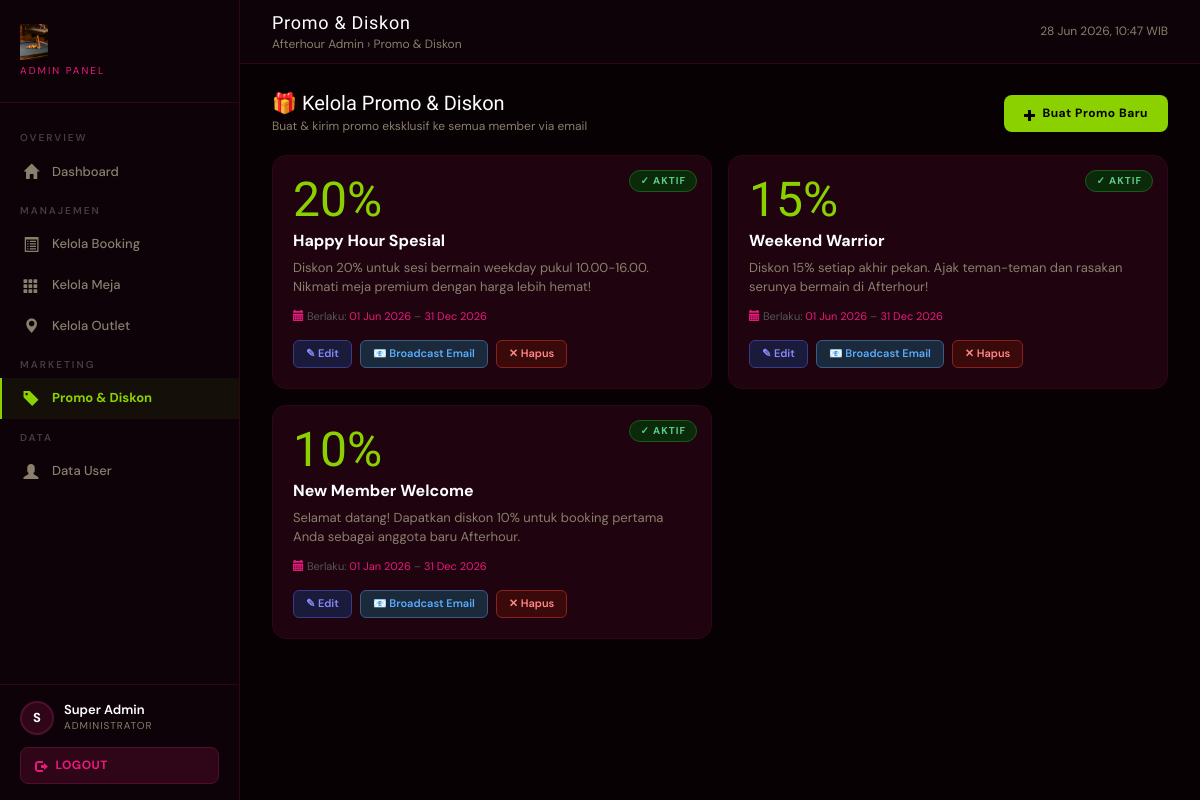
Page /dashboardadmin.php?p=discountlist (signed in) on the committed database.
### tables this page shows
CREATE TABLE IF NOT EXISTS discounts (
    discount_id     INT PRIMARY KEY AUTO_INCREMENT,
    title           VARCHAR(100) NOT NULL,
    description     TEXT NOT NULL,
    discount_pct    DECIMAL(5,2) NOT NULL,
    valid_from      DATE NOT NULL,
    valid_until     DATE NOT NULL,
    is_active       TINYINT(1) DEFAULT 1,
    created_at      DATETIME DEFAULT CURRENT_TIMESTAMP
);

### class/class.Connection.php (called while the page is built, shortened)
<?php
class Connection
{
    public function __construct()
    {
        $this->connection = mysqli_connect("localhost", "root", "", "afterhour_db");
    }
}
?>

### class/class.Discount.php (called while the page is built, shortened)
<?php
require_once(__DIR__ . '/class.Connection.php');
class Discount extends Connection
{
    public function __get($a)    { if (property_exists($this,$a)) return $this->$a; }
    public function SelectAllDiscounts()
    {
        $sql = "SELECT * FROM discounts ORDER BY created_at DESC";
        $res = mysqli_query($this->connection,$sql);
        $arr = [];
        while ($d = mysqli_fetch_assoc($res)) {
            $o = new Discount();
            $o->discount_id  = $d['discount_id'];
            $o->title        = $d['title'];
            $o->description  = $d['description'];
            $o->discount_pct = $d['discount_pct'];
            $o->valid_from   = $d['valid_from'];
            $o->valid_until  = $d['valid_until'];
            $o->is_active    = $d['is_active'];
            $arr[] = $o;
        }
        return $arr;
    }
}
?>

### pages/discountlist.php (the view, shortened to what this page needs)
<?php
require_once(__DIR__.'/../class/class.Discount.php');
$objDiscount = new Discount();
$allDiscounts = $objDiscount->SelectAllDiscounts();
$today = date('Y-m-d');
?>
<div class="dl-header">
    <div>
        <h3>🎁 Kelola Promo & Diskon</h3>
        <p style="color:#8A7E6C;font-size:12px;margin:4px 0 0">Buat & kirim promo eksklusif ke semua member via email</p>
    </div>
    <button class="btn-add-primary" data-toggle="modal" data-target="#modalAdd">
        <span class="glyphicon glyphicon-plus"></span> Buat Promo Baru
    </button>
</div>
<?php if (empty($allDiscounts)): ?>
<div style="text-align:center;padding:60px;color:#555">
    <div style="font-size:48px;margin-bottom:16px">🎁</div>
    <h4 style="color:#fff">Belum Ada Promo</h4>
    <p>Buat promo pertama dan broadcast ke semua member!</p>
</div>
<?php else: ?>
<div class="promo-grid">
    <?php foreach ($allDiscounts as $d):
        $isExpired = $d->valid_until < $today;
        $isActive  = $d->is_active && !$isExpired;
    ?>
    <div class="promo-card-admin <?= (!$isActive) ? 'inactive' : '' ?>">
        <?php if ($isActive): ?>
            <div class="active-tag">✓ Aktif</div>
        <?php else: ?>
            <div class="inactive-tag"><?= $isExpired ? 'Kadaluarsa' : 'Nonaktif' ?></div>
        <?php endif; ?>
        <div class="pct-big"><?= (int)$d->discount_pct ?>%</div>
        <h4><?= htmlspecialchars($d->title) ?></h4>
        <p><?= htmlspecialchars($d->description) ?></p>
        <div class="valid-info">
            <span class="glyphicon glyphicon-calendar"></span>
            Berlaku: <span><?= date('d M Y',strtotime($d->valid_from)) ?></span> –
            <span><?= date('d M Y',strtotime($d->valid_until)) ?></span>
        </div>
        <div class="promo-actions">
            <a class="btn-pact btn-pedit" href="#"
               onclick="openEdit(<?= $d->discount_id ?>,'<?= addslashes($d->title) ?>','<?= addslashes($d->description) ?>',<?= $d->discount_pct ?>,'<?= $d->valid_from ?>','<?= $d->valid_until ?>',<?= $d->is_active ?>); return false;">
               ✎ Edit
            </a>
            <a class="btn-pact btn-pbcast"
               href="dashboardadmin.php?p=discountlist&action=broadcast&id=<?= $d->discount_id ?>"
               onclick="return confirm('Broadcast email promo ini ke semua member sekarang?')">
               📧 Broadcast Email
            </a>
            <a class="btn-pact btn-pdel"
               href="dashboardadmin.php?p=discountlist&action=delete&id=<?= $d->discount_id ?>"
               onclick="return confirm('Hapus promo ini?')">
               ✕ Hapus
            </a>
        </div>
    </div>
    <?php endforeach; ?>
</div>
<?php endif; ?>

### dashboardadmin.php (style rules this page uses)
* { box-sizing:border-box }
body { background:#070103;font-family:'DM Sans',sans-serif;margin:0;padding:0;color:#EDE8DC }

### pages/discountlist.php (style rules this page uses)
.dl-header { display:flex;justify-content:space-between;align-items:center;margin-bottom:20px;flex-wrap:wrap;gap:12px }
.dl-header h3 { font-family:'Boldonse',sans-serif!important;font-size:20px!important;color:#fff;margin:0 }
.btn-add-primary { background:#8bd100;color:#000;font-weight:700;font-size:12px;padding:10px 20px;border-radius:8px;border:none;cursor:pointer;letter-spacing:0.5px;transition:all 0.2s;display:inline-flex;align-items:center;gap:6px }
.promo-grid { display:grid;grid-template-columns:repeat(auto-fill,minmax(320px,1fr));gap:16px;margin-bottom:20px }
.promo-card-admin { background:#1f0410;border:1px solid #2f0618;border-radius:14px;padding:20px;position:relative;overflow:hidden;transition:border-color 0.3s }
.promo-card-admin .active-tag { position:absolute;top:14px;right:14px;background:#0a2a0a;border:1px solid #1a5a1a;color:#5acc8a;font-size:10px;font-weight:700;padding:3px 10px;border-radius:20px;letter-spacing:1px;text-transform:uppercase }
.promo-card-admin .pct-big { font-family:'Boldonse',sans-serif;font-size:48px;color:#8bd100;line-height:1;margin-bottom:8px }
.promo-card-admin h4 { color:#fff;font-family:'DM Sans',sans-serif;font-weight:700;font-size:16px;margin:0 0 8px }
.promo-card-admin p { color:#8A7E6C;font-size:13px;margin:0 0 12px;line-height:1.5 }
.promo-card-admin .valid-info { color:#555;font-size:11px;margin-bottom:16px }
.promo-card-admin .valid-info span { color:#e81b7b }
.promo-actions { display:flex;gap:8px;flex-wrap:wrap }
.btn-pact { font-size:11px;padding:5px 12px;border-radius:6px;cursor:pointer;text-decoration:none;transition:all 0.2s;display:inline-block;border:1px solid;font-weight:600 }
.btn-pedit { background:#1a1a3a;border-color:#3a3a8a;color:#8a8aff }
.btn-pbcast { background:#1a2a3a;border-color:#3a5a8a;color:#5aacff }
.btn-pdel { background:#3a0a0a;border-color:#8a2020;color:#ff8888 }

### rows in the picture
discounts: is_active "✓ AKTIF", discount_pct "20", title "Happy Hour Spesial", description "Diskon 20% untuk sesi bermain weekday pukul 10.00-16.00. Nikmati meja premium dengan harga lebih hemat!", valid_from "01 Jun 2026", valid_until "31 Dec 2026"
discounts: is_active "✓ AKTIF", discount_pct "15", title "Weekend Warrior", description "Diskon 15% setiap akhir pekan. Ajak teman-teman dan rasakan serunya bermain di Afterhour!", valid_from "01 Jun 2026", valid_until "31 Dec 2026"
discounts: is_active "✓ AKTIF", discount_pct "10", title "New Member Welcome", description "Selamat datang! Dapatkan diskon 10% untuk booking pertama Anda sebagai anggota baru Afterhour.", valid_from "01 Jan 2026", valid_until "31 Dec 2026"

### other values in the picture
substr($_SESSION['name'],0,1) "S"
$_SESSION['name'] "Super Admin"
$titles[$p] "Promo & Diskon"
